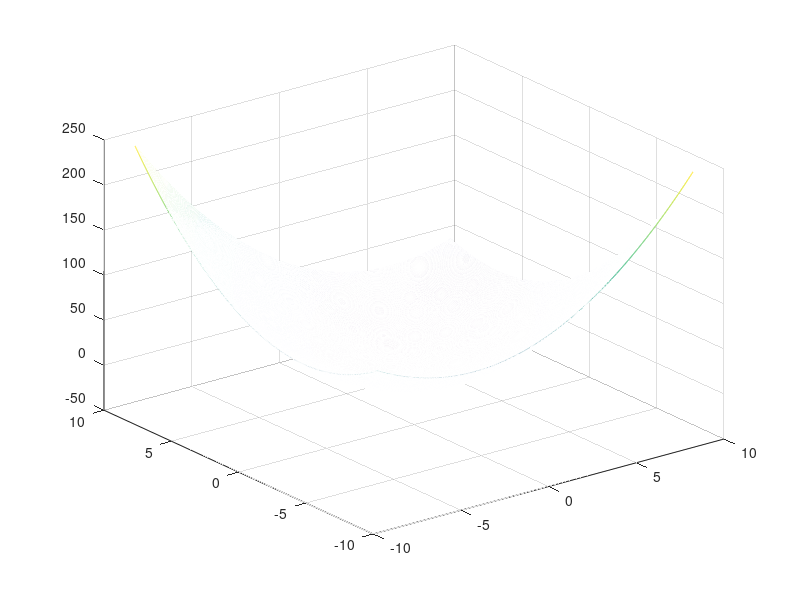
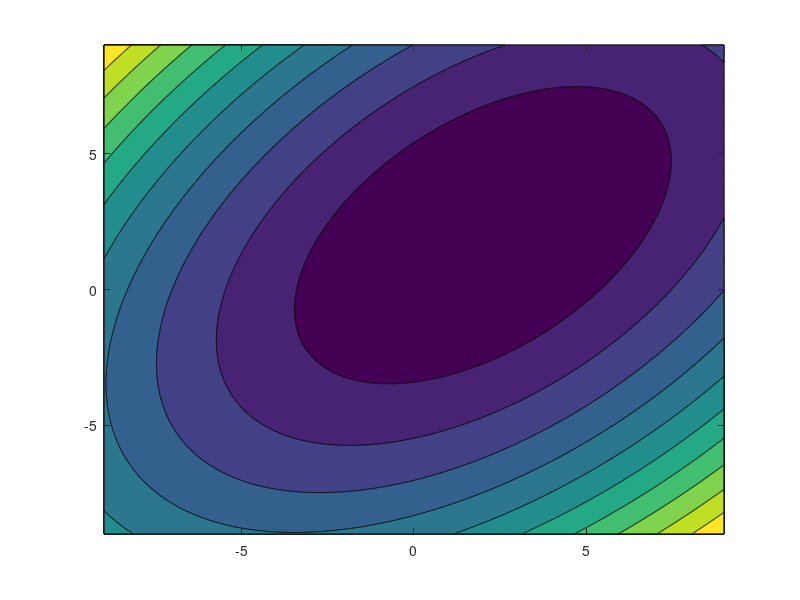

Source code (MATLAB) for these figures, in order: (Note: this script raises an error after producing the figures.)
clear all
close all
clc

n = 3;
x1= -n^2:0.01:n^2;
x2= -n^2:0.01:n^2;
F = zeros(length(x1), length(x2));
for i = 1:length(x1)
    for j = 1:length(x2)
        F(i, j) = (x1(i) - 1)^2 + (x2(j) - 1)^2 - x1(i) * x2(j);
    end
end
realFMin = min(min(F));
mesh(x1,x2,F)

figure
contourf(x1,x2,F)
hold on

num_points = 3;
initial_points = randn(2, num_points); 
colors = hsv(num_points); 
epsilon = 10^(-4);

%% Newton-Raphson
fprintf('Newton-Raphson Algorithm\n');

for i = 1:num_points
    x = initial_points(:, i); % Assign initial point
    color = colors(i, :); % Assign color
    
    tic
    fprintf('k=1, x1=%f, x2=%f, f(x)=%f\n',x(1),x(2),func(x))
    plot(x(1),x(2),'r.')
    x_next=x-inv(hessianfunc(x))*gradfunc(x);
    fprintf('k=2, x1=%f, x2=%f, f(x)=%f, error=%f\n',x_next(1),x_next(2),func(x_next),abs(func(x_next)-func(x)))
    plot(x_next(1),x_next(2),'r*')
    k = 3;
    while(abs(func(x_next)-func(x)) > epsilon)
        x = x_next;
        x_next = x - inv(hessianfunc(x)) * gradfunc(x);
        fprintf('k=%d, x1=%f, x2=%f, f(x)=%f, abs. error=%f\n', k, x_next(1), x_next(2), func(x_next), abs(func(x_next)-func(x)));
        plot(x_next(1), x_next(2), 'r*');
        k = k + 1;
    end
    toc
    title('Newton-Raphson Algorithm')
    set(gca,'fontsize',35)
    set(findobj(gca, 'Type', 'Line', 'Linestyle', '--'), 'LineWidth', 2);
end


%% Hestenes-Stiefel Algorithm
figure
contourf(x1,x2,F)
hold on

fprintf('Hestenes-Stiefel Algorithm\n');

for i = 1:num_points
    x = initial_points(:, i);
    color = colors(i, :);
    
    tic
    fprintf('k=1, x1=%f, x2=%f, f(x)=%f\n',x(1),x(2),func(x))
    plot(x(1),x(2),'r.')
    % TO BE WRITTEN...
    g=gradfunc(x);
    d=-g;
    
    % alpha-argmin procedure
    alpha=0:0.01:1;
    funcalpha=zeros(length(alpha),1);
    
    for i=1:length(alpha)
        funcalpha(i)=func(x+alpha(i)*d);
    end
    [val,ind]=min(funcalpha);
    alpha=alpha(ind);
    % end of alpha-argmin procedure
    x_next=x+alpha*d;
    g_next=gradfunc(x_next);
    beta=(g_next'*(g_next-g))/(d'*(g_next-g));
    d_next=-g_next+beta*d;
    
    fprintf('k=2, x1=%f, x2=%f, f(x)=%f, abs. error=%f\n',x_next(1),x_next(2),func(x_next),abs(func(x_next)-func(x)))
    plot(x_next(1),x_next(2),'r*')
    k=3;
    
    while(abs(func(x_next)-func(x))>epsilon)
        x=x_next;
        g=g_next;
        d=d_next;
    
        % alpha-argmin procedure
        alpha=0:0.01:1;
        funcalpha=zeros(length(alpha),1);
        for i=1:length(alpha)
            funcalpha(i)=func(x+alpha(i)*d);
        end
        [val,ind]=min(funcalpha);
        alpha=alpha(ind);
        % end of alpha-argmin procedure
    
        x_next=x+alpha*d;
        g_next=gradfunc(x_next);
        beta=(g_next'*(g_next-g))/(d'*(g_next-g));
        d_next=-g_next+beta*d;
    
        fprintf('k=%d, x1=%f, x2=%f, f(x)=%f, abs. error=%f\n',k,x_next(1),x_next(2),func(x_next),abs(func(x_next)-func(x)))
        
        plot(x_next(1),x_next(2),'r*')
        k=k+1;
    end
    toc
    title('Hestenes-Stiefel Algorithm')
    set(gca,'fontsize',35)
    set(findobj(gca, 'Type', 'Line', 'Linestyle', '--'), 'LineWidth', 2);
end


%% Polak-Ribiere Algorithm
figure
contourf(x1,x2,F)
hold on

fprintf('Polak-Ribiere Algorithm\n');
for i = 1:num_points
    x = initial_points(:, i); % Assign initial point
    color = colors(i, :); % Assign color

    tic
    fprintf('k=1, x1=%f, x2=%f, f(x)=%f\n',x(1),x(2),func(x))
    plot(x(1),x(2),'r.')
    g=gradfunc(x);
    d=-g;
    alpha=0:0.01:1;
    funcalpha=zeros(length(alpha),1);
    for i=1:length(alpha)
        funcalpha(i)=func(x+alpha(i)*d);
    end
    [val,ind]=min(funcalpha);
    alpha=alpha(ind);
    x_next=x+alpha*d;
    fprintf('k=2, x1=%f, x2=%f, f(x)=%f, error=%f\n',x_next(1),x_next(2),func(x_next),abs(func(x_next)-func(x)))
    plot(x_next(1),x_next(2),'r*')
    k=3;
    
    while(abs(func(x_next)-func(x))>epsilon)
        x=x_next;
        g=gradfunc(x);
        beta=(g'*(g-gradfunc(x_next)))/(d'*(g-gradfunc(x_next)));
        d_next=-g+beta*d;
        alpha=0:0.01:1;
        funcalpha=zeros(length(alpha),1);
        for i=1:length(alpha)
            funcalpha(i)=func(x+alpha(i)*d_next);
        end
        [val,ind]=min(funcalpha);
        alpha=alpha(ind);
        x_next=x+alpha*d_next;
        fprintf('k=%d, x1=%f, x2=%f, f(x)=%f, abs. error=%f\n',k,x_next(1),x_next(2),func(x_next),abs(func(x_next)-func(x)))
        plot(x_next(1),x_next(2),'r*')
        k=k+1;
    end
    toc
    title('Polak-Ribiere Algorithm')
    set(gca,'fontsize',35)
    set(findobj(gca, 'Type', 'Line', 'Linestyle', '--'), 'LineWidth', 2);
end

%% Fletcher-Reeves Algorithm
figure
contourf(x1,x2,F)
hold on
fprintf('Fletcher-Reeves Algorithm\n');

for i = 1:num_points
    x = initial_points(:, i); 
    color = colors(i, :);
    tic
    fprintf('k=1, x1=%f, x2=%f, f(x)=%f\n',x(1),x(2),func(x))
    plot(x(1),x(2),'r.')
    g=gradfunc(x);
    d=-g;
    alpha=0:0.01:1;
    funcalpha=zeros(length(alpha),1);
    for i=1:length(alpha)
        funcalpha(i)=func(x+alpha(i)*d);
    end
    [val,ind]=min(funcalpha);
    alpha=alpha(ind);
    x_next=x+alpha*d;
    fprintf('k=2, x1=%f, x2=%f, f(x)=%f, error=%f\n',x_next(1),x_next(2),func(x_next),abs(func(x_next)-func(x)))
    plot(x_next(1),x_next(2),'r*')
    k=3;
    
    while(abs(func(x_next)-func(x))>epsilon)
        x=x_next;
        g=gradfunc(x);
        beta=(norm(g)^2)/(norm(gradfunc(x))^2);
        d_next=-g+beta*d;
        alpha=0:0.01:1;
        funcalpha=zeros(length(alpha),1);
        for i=1:length(alpha)
            funcalpha(i)=func(x+alpha(i)*d_next);
        end
        [val,ind]=min(funcalpha);
        alpha=alpha(ind);
        x_next=x+alpha*d_next;
        fprintf('k=%d, x1=%f, x2=%f, f(x)=%f, abs. error=%f\n',k,x_next(1),x_next(2),func(x_next),abs(func(x_next)-func(x)))
        plot(x_next(1),x_next(2),'r*')
        k=k+1;
    end
    toc
    title('Fletcher-Reeves Algorithm')
    set(gca,'fontsize',35)
    set(findobj(gca, 'Type', 'Line', 'Linestyle', '--'), 'LineWidth', 2);
end